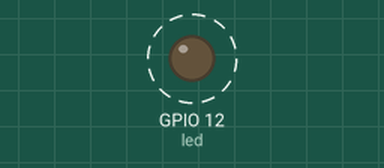
A program run on a simulated ESP32-S3. Shown: output pins drawn as LEDs (lit = HIGH). Dashed ring = blinking. What the program prints to the serial monitor is not drawn.

Above: at 0.5 s.
Timing chart, 0 to 4.6 s (numbered marks = the images above):
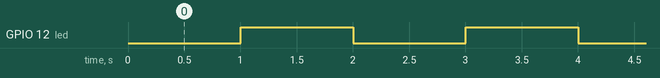

The program:

main.cpp
```cpp
#include <Arduino.h>

// Pin al que está conectado el LED
const int led = 12;

// Declaración de tareas
void led_on(void *parameter);
void led_off(void *parameter);

// Declaración de semáforos
SemaphoreHandle_t encendido;
SemaphoreHandle_t apagado;

void setup() {
  pinMode(led, OUTPUT);              // Configura el pin del LED como salida
  Serial.begin(115200);              // Inicia la comunicación serie

  // Creación de semáforos binarios
  encendido = xSemaphoreCreateBinary();
  apagado = xSemaphoreCreateBinary();

  // Inicializamos ambos semáforos dándolos una vez.
  // Esto permite que ambas tareas se activen al menos una vez al inicio.
  xSemaphoreGive(apagado);
  xSemaphoreGive(encendido);

  // Creación de las tareas
  xTaskCreate(led_on,  "led_on",  1000, NULL, 1, NULL);
  xTaskCreate(led_off, "led_off", 1000, NULL, 1, NULL);
}

void loop() {
  // No se usa. Todo lo manejan las tareas FreeRTOS.
}

// Tarea que enciende el LED
void led_on(void *parameter) {
  (void)parameter; // Evita advertencias si no se usa el parámetro

  for (;;) {
    // Espera hasta que el semáforo "apagado" esté disponible
    if (xSemaphoreTake(apagado, portMAX_DELAY) == pdPASS) {
      digitalWrite(led, HIGH); // Enciende el LED
      Serial.println("LED ENCENDIDO");
      vTaskDelay(1000 / portTICK_PERIOD_MS); // Espera 1 segundo
      xSemaphoreGive(encendido); // Permite que la otra tarea lo apague
    }
  }

  // No se alcanza, pero se deja por buenas prácticas
  vTaskDelete(NULL);
}

// Tarea que apaga el LED
void led_off(void *parameter) {
  (void)parameter;

  for (;;) {
    // Espera hasta que el semáforo "encendido" esté disponible
    if (xSemaphoreTake(encendido, portMAX_DELAY) == pdPASS) {
      digitalWrite(led, LOW); // Apaga el LED
      Serial.println("LED APAGADO");
      vTaskDelay(1000 / portTICK_PERIOD_MS); // Espera 1 segundo
      xSemaphoreGive(apagado); // Permite que la otra tarea lo vuelva a encender
    }
  }

  vTaskDelete(NULL);
}
```

Measured:
- by itself, GPIO 12 (led): alternates HIGH for 1.0 s and LOW for 1.0 s
